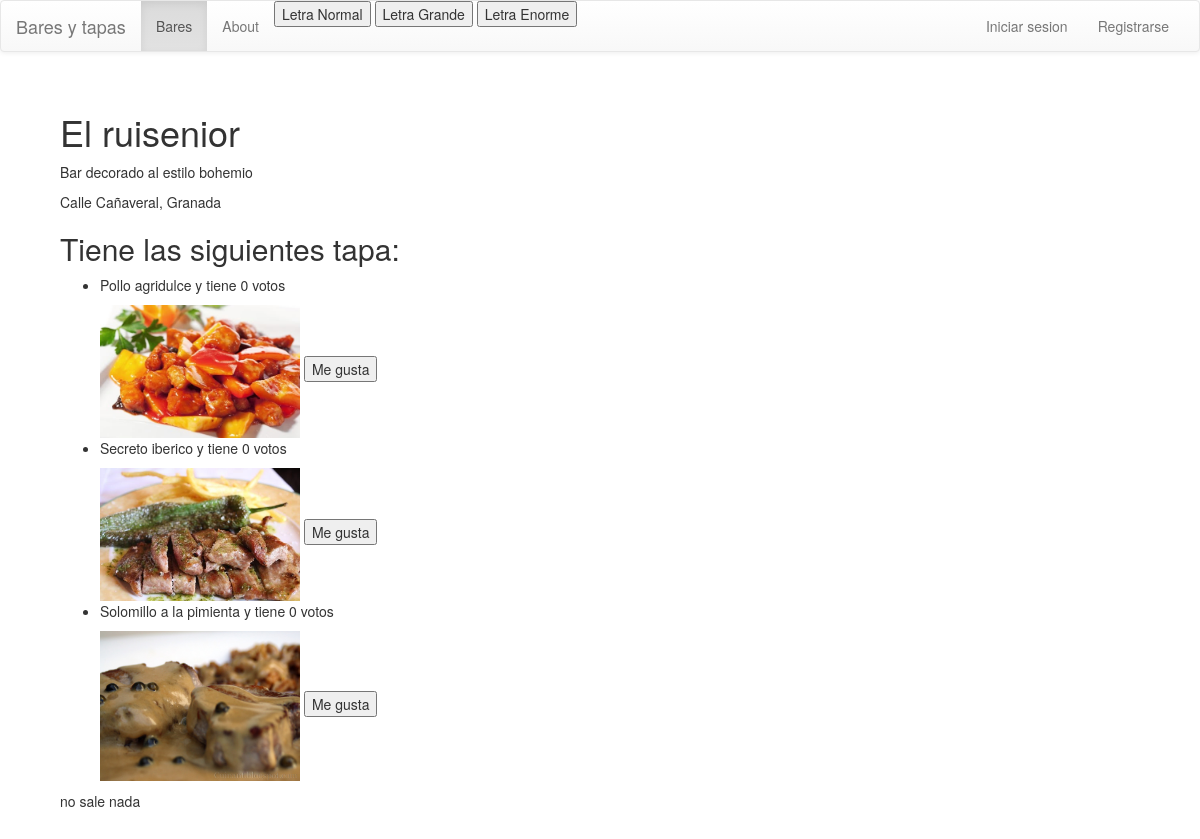
Screenshot of /rango/bar/el-ruisenior/ with the database file from the repository.
### rango/models.py (models this page shows, shortened)
class Bar(models.Model):
    nombre_bar = models.CharField(max_length=128, primary_key=True)
    descripcion_bar = models.CharField(max_length=128,null=True)
    num_visitas = models.IntegerField(default=0)
    slug = models.SlugField(unique=True)
    direccion = models.CharField(max_length=250, blank=True)
    tapas = models.ManyToManyField(Tapa)
    def save(self, *args, **kwargs):
		self.slug = slugify(self.nombre_bar)
		super(Bar, self).save(*args, **kwargs)

class Tapa(models.Model):
    nombre_tapa = models.CharField(max_length=50, primary_key=True)
    descripcion = models.CharField(max_length=128,null=True)
    votos = models.IntegerField(default=0)
    imagen = models.ImageField(upload_to='imagenes_tapa',blank=True)
    def __unicode__(self):      #For Python 2, use __str__ on Python 3
        return self.nombre_tapa

### rango/views.py (the view)
# urls.py: url(r'^bar/(?P<category_name_slug>[\w\-]+)/$', views.bar, name='bar'),
def bar(request, category_name_slug):
    context_dict = {}
    try:
        bar = Bar.objects.get(slug=category_name_slug)
        bar.num_visitas = bar.num_visitas+1
        bar.save()
        context_dict['bar'] = bar
    except Bar.DoesNotExist:
        pass
    return render(request, 'bares/bares.html', context_dict)

### templates/bares/bares.html (shortened to what this page needs)
{% extends "base.html" %}
{% load static %}
{% block contenido %}
    {% if bar %}
    <h1> {{bar.nombre_bar}}</h1>
    <p> {{bar.descripcion_bar}}</p>
    {% load easy_maps_tags %}
    <p> {{bar.direccion}}</p>
    <h2> Tiene las siguientes tapa:</h2>
    {% else %}
    <h2> No existe el bar {{bar.nombre_bar}}. </h2>
    {% endif %}
    <ul>
    {% for tapa in bar.tapas.all%}
        <li>
           <p> {{tapa}} y tiene <span id="Megusta"> {{tapa.votos}} </span> votos </p>
            <img  class="imagen_tapa" src = "/static/images/{{tapa.imagen}}"  alt = "/static/images/{{tapa.imagen}}" />
            <button id="Megusta" class="Megusta" value="{{tapa}}"> Me gusta </button>
        </li>
    {% endfor%}
    </ul>
    <p id="chequeo"> no sale nada<p>
{% endblock %}

### static/css/base.css (style rules this page uses)
.imagen_tapa { width: 200px; height: auto; }

### rows the page displays
Bar: nombre_bar "El ruisenior", descripcion_bar "Bar decorado al estilo bohemio", direccion "Calle Cañaveral, Granada"
Tapa: nombre_tapa "Pollo agridulce", votos "0", imagen (picture)
Tapa: nombre_tapa "Secreto iberico", votos "0", imagen (picture)
Tapa: nombre_tapa "Solomillo a la pimienta", votos "0", imagen (picture)
